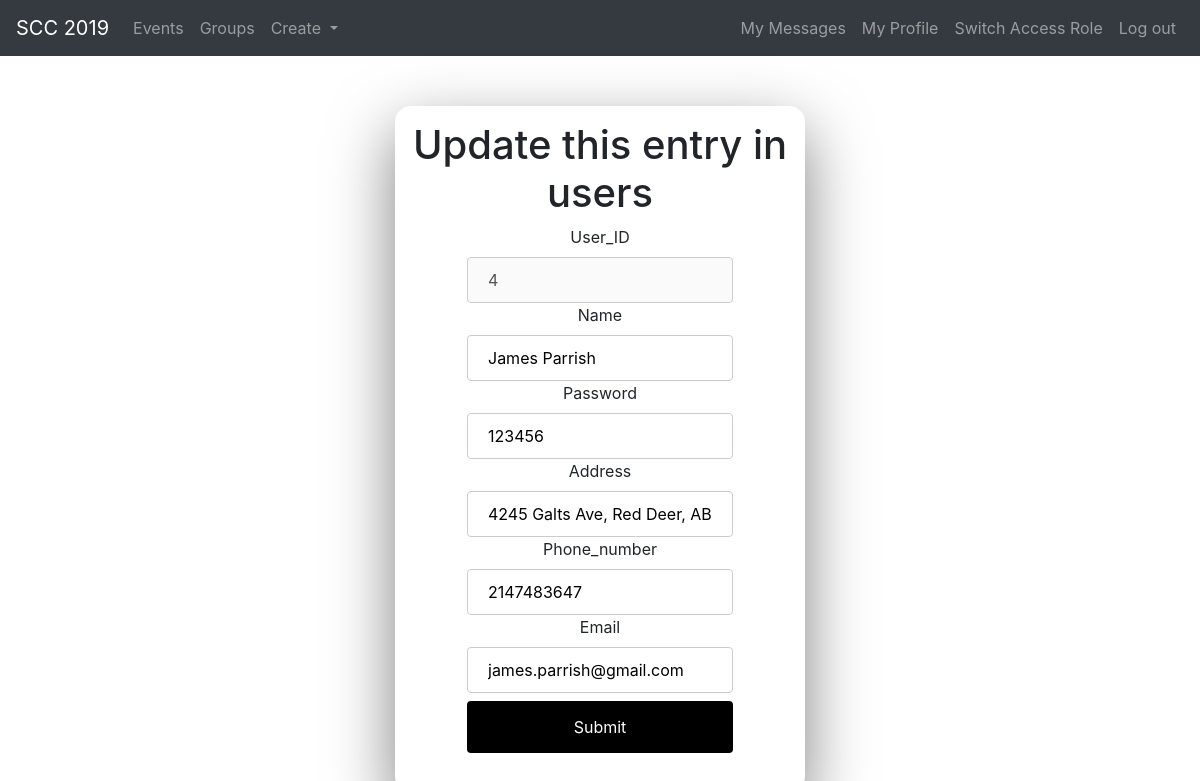
The page /public/update.php?table=users&key=user_ID&id=4 (signed in) on the database as committed earlier.
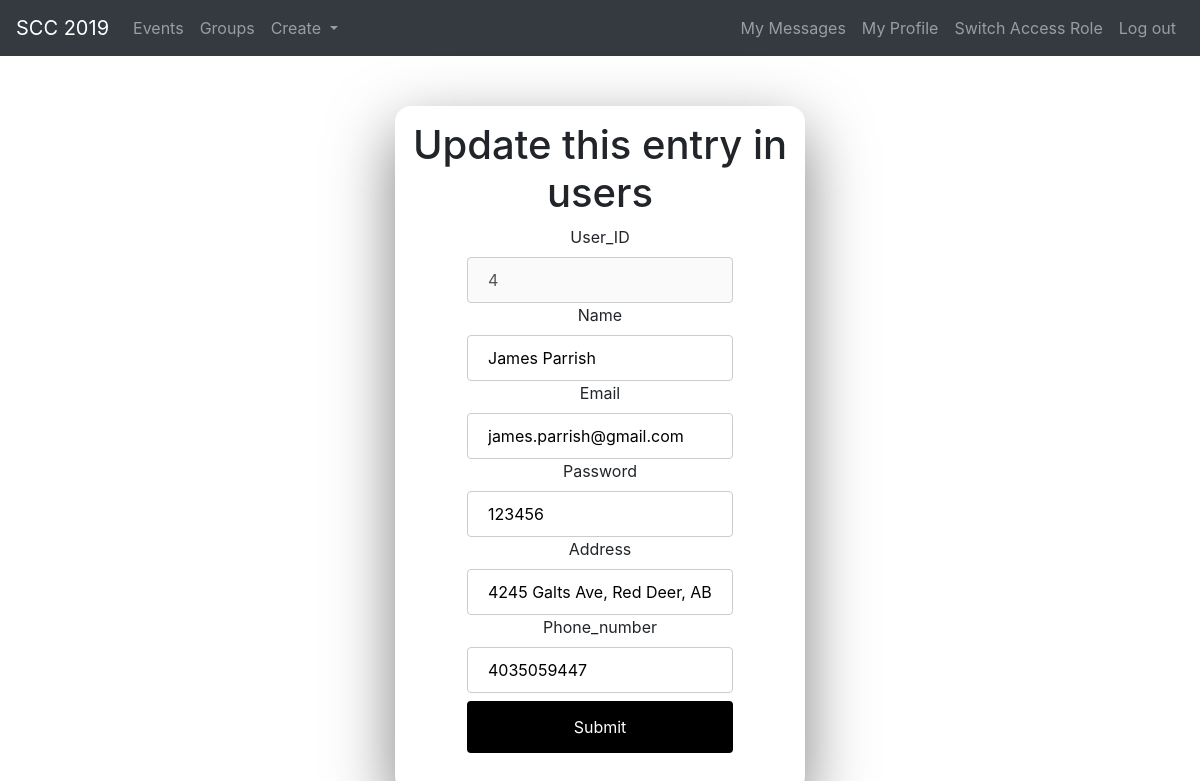
The same page on the database as committed later.
### tables this page shows
CREATE TABLE `users` (
  `user_ID` INT(10) NOT NULL AUTO_INCREMENT,
  `name` VARCHAR(45) NOT NULL,
  `email` VARCHAR(254) NOT NULL UNIQUE,
  `password` VARCHAR(300) NOT NULL,
  `address` VARCHAR(100) NOT NULL,
  `phone_number` VARCHAR(10) NOT NULL,
  PRIMARY KEY (`user_ID`)
);

### app/operations/crud.php (called while the page is built, shortened)
<?php
require "../config.php";
try {
    $conn = new PDO("mysql:dbname=$dbname;host=$host", $username, $password, $options);
} catch(PDOException $error) {
    echo $sql . "<br>" . $error->getMessage();
}
function readSingle($table, $where, $where_value) {
    try  {
        global $conn;
        $sql = "SELECT * FROM `orc353_2`.$table WHERE $where = $where_value";
        $statement = $conn->prepare($sql);
        $statement->bindValue($where_value, $where);
        $statement->execute();
        $result = $statement->fetchAll(PDO::FETCH_ASSOC);
        return $result;
    } catch(PDOException $error) {
        echo $sql . "<br>" . $error->getMessage();
    }
}

### public/update.php (the view, shortened to what this page needs)
<?php
require "../app/operations/crud.php";
$error = null;
if (isset($_GET['table']) && isset($_GET['key']) && isset($_GET['id'])) {
    try {
        $result = readSingle($_GET['table'], $_GET['key'], $_GET['id']);
    } catch(PDOException $error) {
        echo $sql . "<br>" . $error->getMessage();
    }
} else {
    echo "Something went wrong!";
    exit;
}
?>
<?php
include "header.php";
?>
<div class="row">
    <div class="col-4"></div>
    <div class=" update col-4">
    <h1>Update this entry in <?php echo $_GET['table'] ?></h1>
    <form method="post">
        <?php
            foreach ($result[0] as $key => $value) { ?>
            <label for="<?php echo $key; ?>">
                <?php echo ucfirst($key); ?>
            </label>
            <br />
            <input
                type="text"
                name="<?php echo $key; ?>"
                id="<?php echo $key; ?>"
                value="<?php echo ($value); ?>" <?php echo ($key === key($result[0]) || $key === 'manager_ID' ? 'disabled' : null); ?>
            />
            <br />
        <?php
        }
        ?>
        <input type="submit" name="submit" value="Submit">
    </form>
    </div>
</div>

Rows that differ between the two databases and show on the page:
changed users "James Parrish": phone_number "2147483647" → "4035059447"
